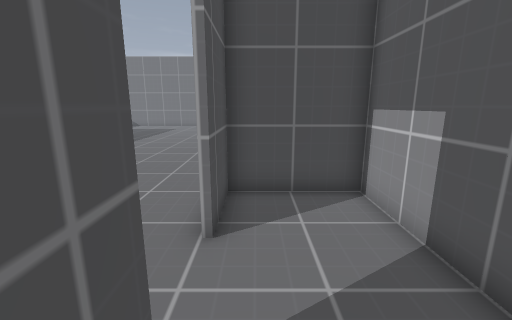
View 1 (above)

17 first-person views from a walk through a Godot game level. The camera is 1.2 m above the floor, tilts 12° down and sees 90° across. The floor is counted in squares, 0.5 m on a side. Each view is taken from the middle of a square. On the plan, view 1 faces up. The plan holds only what a view shows up to about 17 squares ahead; the rest is blank. The place goes on beyond the plan. Surface patterns are stand-ins for the level's own textures.

View 2
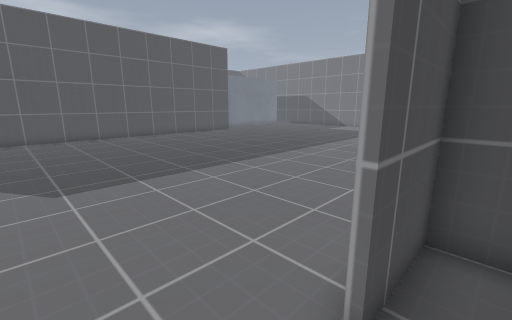

View 3
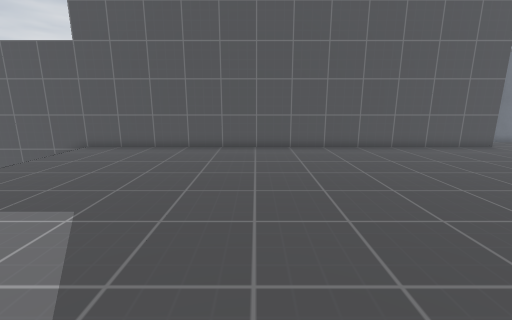

View 4
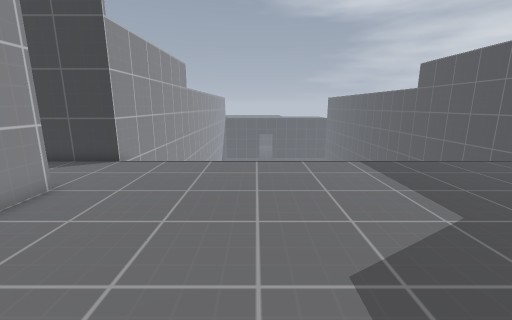

View 5
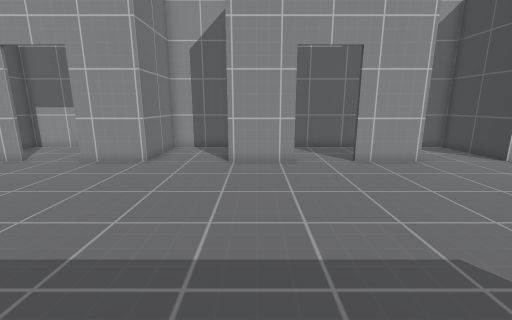

View 6
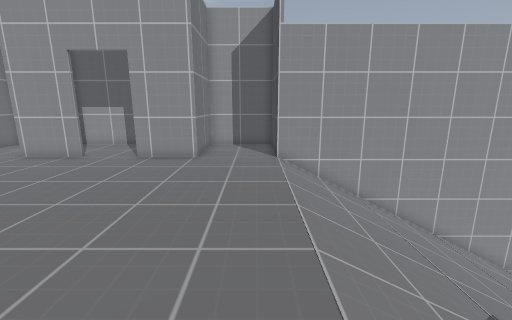

View 7
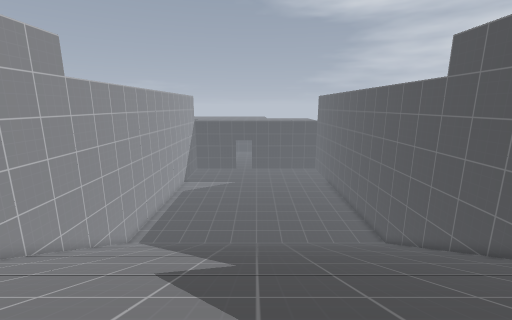

View 8
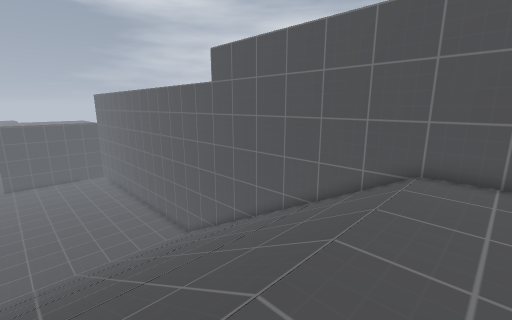

View 9
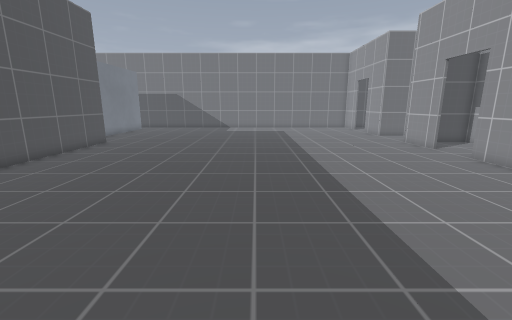

View 10
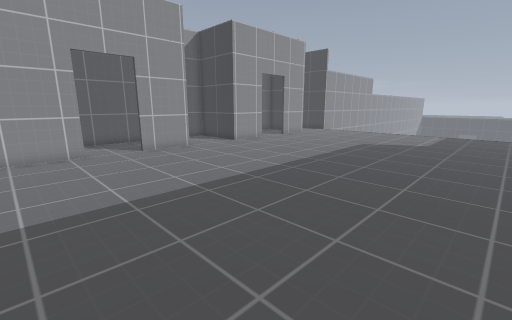

View 11
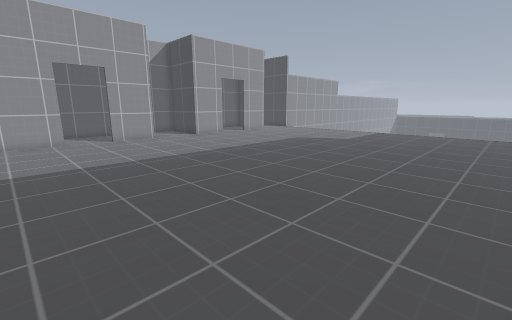

View 12
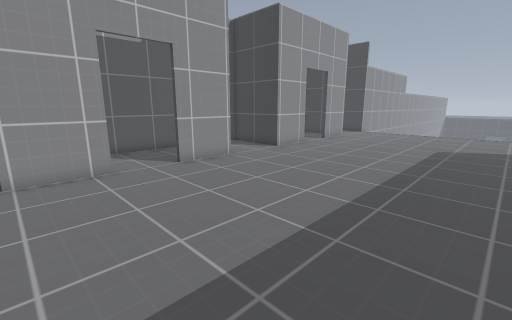

View 13
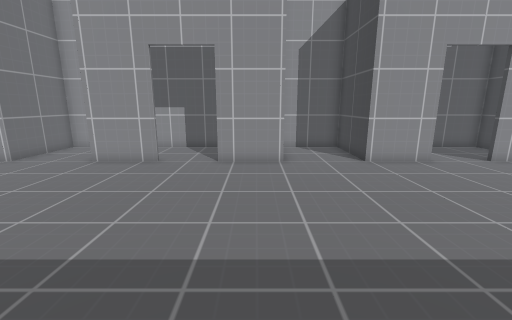

View 14
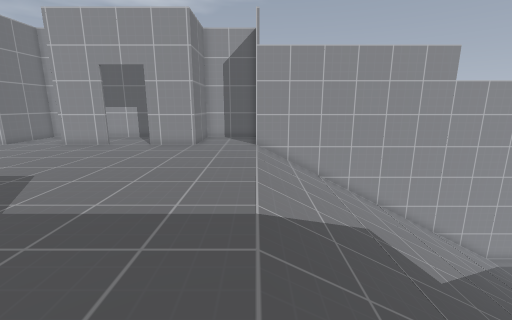

View 15
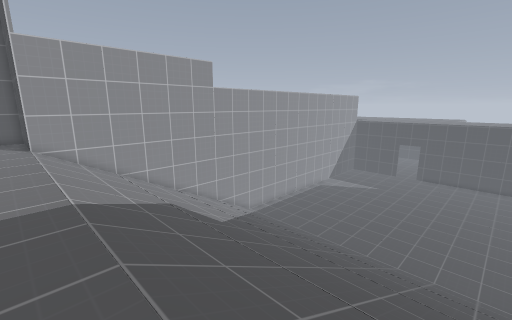

View 16
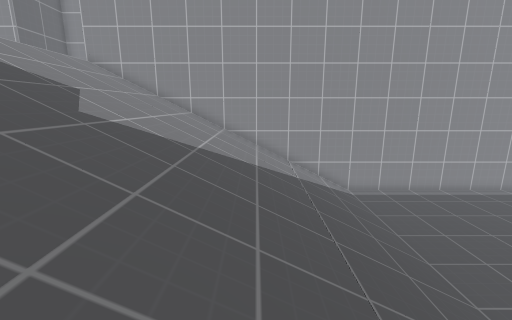

View 17
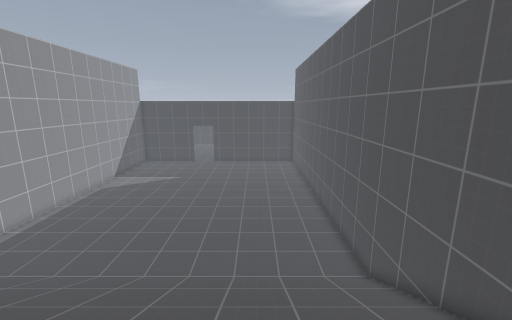

### Floor plan
Key: @ floor where view 1 was taken; # wall or solid block; . main floor; - floor 4 m lower than the main floor; / step, stairs or slope.
Columns run from 21 left of view 1 to 3 right of it. Each row starts with its distance up from view 1.
 19 #...................#####
 18 #...................# ..#
 17 #...................#...#
 16 #.......................#
 15 #.......................#
 14 #.......................#
 13 #...................#...#
 12 #...................#  .#
 11 #...................#####
 10 #.......................#
  9 #.......................#
  8 #.......................#
  7 #...................#####
  6 #...................#...#
  5 #...................#...#
  4 #.......................#
  3 #.......................#
  2 #.......................#
  1 #...................#...#
  0 #...................#@..#
 -1 #...................#####
 -2 #.......................#
 -3 #.......................#
 -4 #.......................#
 -5 #...................#####
 -6 #///////////////////#
 -7 #///////////////////#
 -8 #///////////////////#
 -9 #///////////////////#
-10 #///////////////////#
-11 #///////////////////#
-12 #///////////////////#
-13 #///////////////////#
-14 #///////////////////#
-15 #///////////////////#
-16 #///////////////////#
-17 #///////////////////#
-18 #///////////////////#
-19 #///////////////////#
-20 #///////////////////#
-21 #-------------------#
-22 #-------------------#
-23 #-------------------#
-24 #-------------------#
-25 #-------------------#
-26 #-------------------#
-27 #-------------------#
-28                 ----#

Where each view was taken, in squares from view 1:
view 1: 0 up, 0 right, facing up
view 2: 2 up, 0 right, facing up-left
view 3: 5 up, 6 left, facing left
view 4: 6 up, 7 left, facing down
view 5: 6 up, 12 left, facing right
view 6: 4 down, 13 left, facing right
view 7: 3 down, 11 left, facing down
view 8: 3 down, 11 left, facing down-left
view 9: 2 up, 11 left, facing up
view 10: 19 up, 15 left, facing down-right
view 11: 19 up, 20 left, facing down-right
view 12: 19 up, 11 left, facing down-right
view 13: 12 up, 12 left, facing right
view 14: 5 down, 17 left, facing right
view 15: 4 down, 19 left, facing down-right
view 16: 15 down, 17 left, facing right
view 17: 11 down, 16 left, facing down
